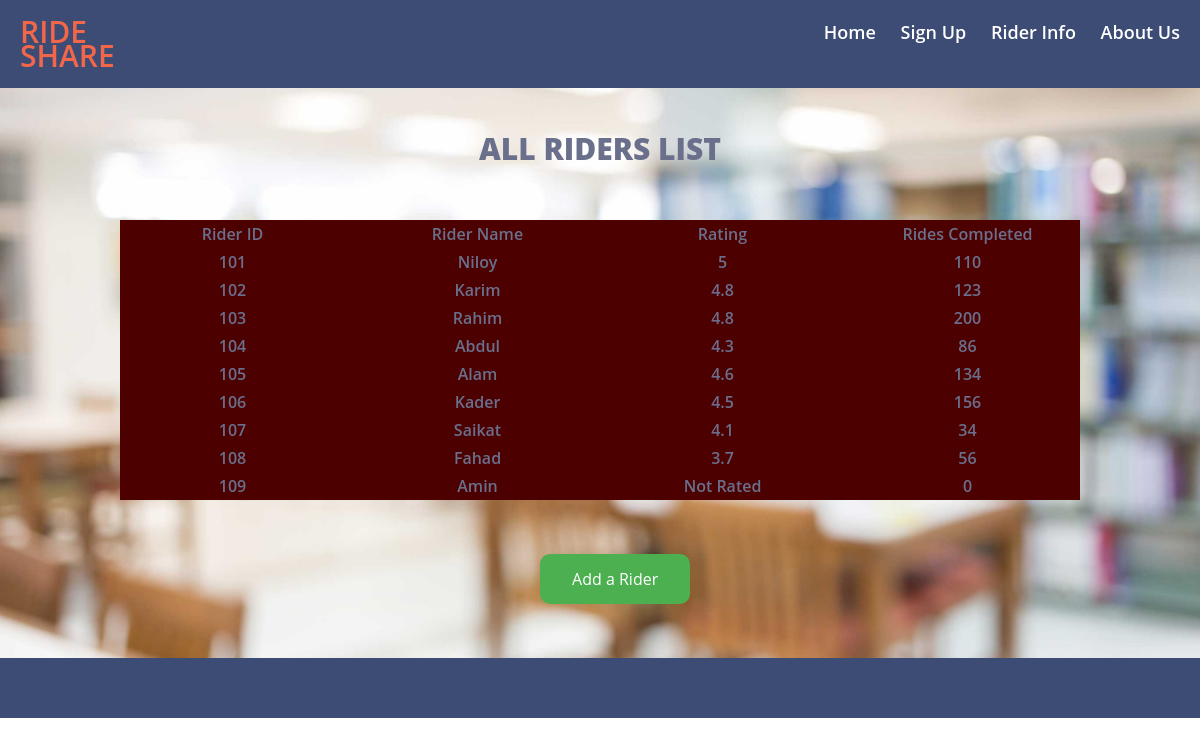
The app's page /show_riders.php with its own data.
### tables this page shows
CREATE TABLE `riders` (
  `rider_id` int(11) NOT NULL,
  `rider_name` varchar(100) NOT NULL,
  `rating` varchar(30) NOT NULL,
  `rides_completed` int(11) NOT NULL
);

### show_riders.php (the view, shortened to what this page needs)
<html lang="en">
	<head>
		<link href = "css/bootstrap.min.css" rel = "stylesheet"/>
		<link href = "css/font-awesome.min.css" rel = "stylesheet"/>
		<link href = "css/animate.min.css" rel = "stylesheet"/>
		<link href = "css/main.css" rel = "stylesheet"/>
	</head>
	<body>
	<section id = "header">
		<div class = "row">
			<div class = "col-md-2" style = "font-size: 30px;color:#F2674A;">RIDE SHARE</div>
			<div class = "col-md-10" style = "text-align: right">
				<a href = "home.php">Home </a>
				<a href = "register.php" style = "margin-left: 20px;"> Sign Up </a>
				<a href = "show_riders.php" style = "margin-left: 20px;"> Rider Info </a>
				<a href = "aboutus.php" style = "margin-left: 20px;"> About Us </a>
			</div>
		</div>
	</section>
	<section id = "section1">
		<div class = "title"> ALL Riders List </div>
		<div style = "margin-left:10%;margin-right:10%;margin-top:50px;margin-bottom:50px;text-align:center;background:#4d0000;">
			<div class="row" style = "padding:5px;">
				<div class="col-md-3"> Rider ID </div>
				<div class="col-md-3"> Rider Name </div>
				<div class="col-md-3"> Rating </div>
				<div class="col-md-3"> Rides Completed </div>
			</div>
			<?php
			require_once("DBconnect.php");
			$sql = "SELECT * FROM riders";
			$result = mysqli_query($conn, $sql);
			if(mysqli_num_rows($result) != 0){
				while($row = mysqli_fetch_array($result)){
			?>
			<div class="row" style = "padding:5px;">
				<div class="col-md-3"> <?php echo $row[0]; ?> </div>
				<div class="col-md-3"> <?php echo $row[1]; ?> </div>
				<div class="col-md-3"> <?php echo $row[2]; ?> </div>
				<div class="col-md-3"> <?php echo $row[3]; ?> </div>
			</div>
			<?php
				}
			}
			?>
		</div>
		<form action = "add_rider.php" class = "form_design" method = "post">
			<input type = "submit" value = "Add a Rider">
		</form>
	</section>
	<section id = "footer">
	</section>
	</body>
<html>

### css/main.css (style rules this page uses)
#header { background-color: rgba(40,57,101,.9); color: white; font: 600 18px/24px 'Open Sans',sans-serif; padding: 20px; padding-top: 20px; }
#section1 { background-image: url("../img/bg1.jpg"); background-color: rgba(40,57,101,.5); background-position: center; background-size: cover; background-repeat:no-repeat; position: relative; overflow: hidden; }
.form_design { margin-top: 50px; margin-bottom: 50px; margin-left: 25%; width: 50%; }
.title { width: 100%; padding: 12px 20px; margin-top: 40px; text-align:center; text-transform: Uppercase; font-weight: 800; font-size: 30px; }
#footer { background-color: rgba(40,57,101,.9); color: white; font: 600 12px/14px 'Open Sans',sans-serif; padding: 20px; padding-top: 40px; }
body { margin:0; color:#6a6f8c; font:600 16px/18px 'Open Sans',sans-serif; }
*,:after,:before { box-sizing:border-box }
a { color:inherit;text-decoration:none }
input[type=button], input[type=submit], input[type=reset] { background-color: #4CAF50; border: none; border-radius: 10px; color: white; padding: 16px 32px; text-decoration: none; margin: 4px 2px; cursor: pointer; margin-left: 40%; }

### records on screen
riders: rider_id "101", rider_name "Niloy", rating "5", rides_completed "110"
riders: rider_id "102", rider_name "Karim", rating "4.8", rides_completed "123"
riders: rider_id "103", rider_name "Rahim", rating "4.8", rides_completed "200"
riders: rider_id "104", rider_name "Abdul", rating "4.3", rides_completed "86"
riders: rider_id "105", rider_name "Alam", rating "4.6", rides_completed "134"
riders: rider_id "106", rider_name "Kader", rating "4.5", rides_completed "156"
riders: rider_id "107", rider_name "Saikat", rating "4.1", rides_completed "34"
riders: rider_id "108", rider_name "Fahad", rating "3.7", rides_completed "56"
riders: rider_id "109", rider_name "Amin", rating "Not Rated", rides_completed "0"
